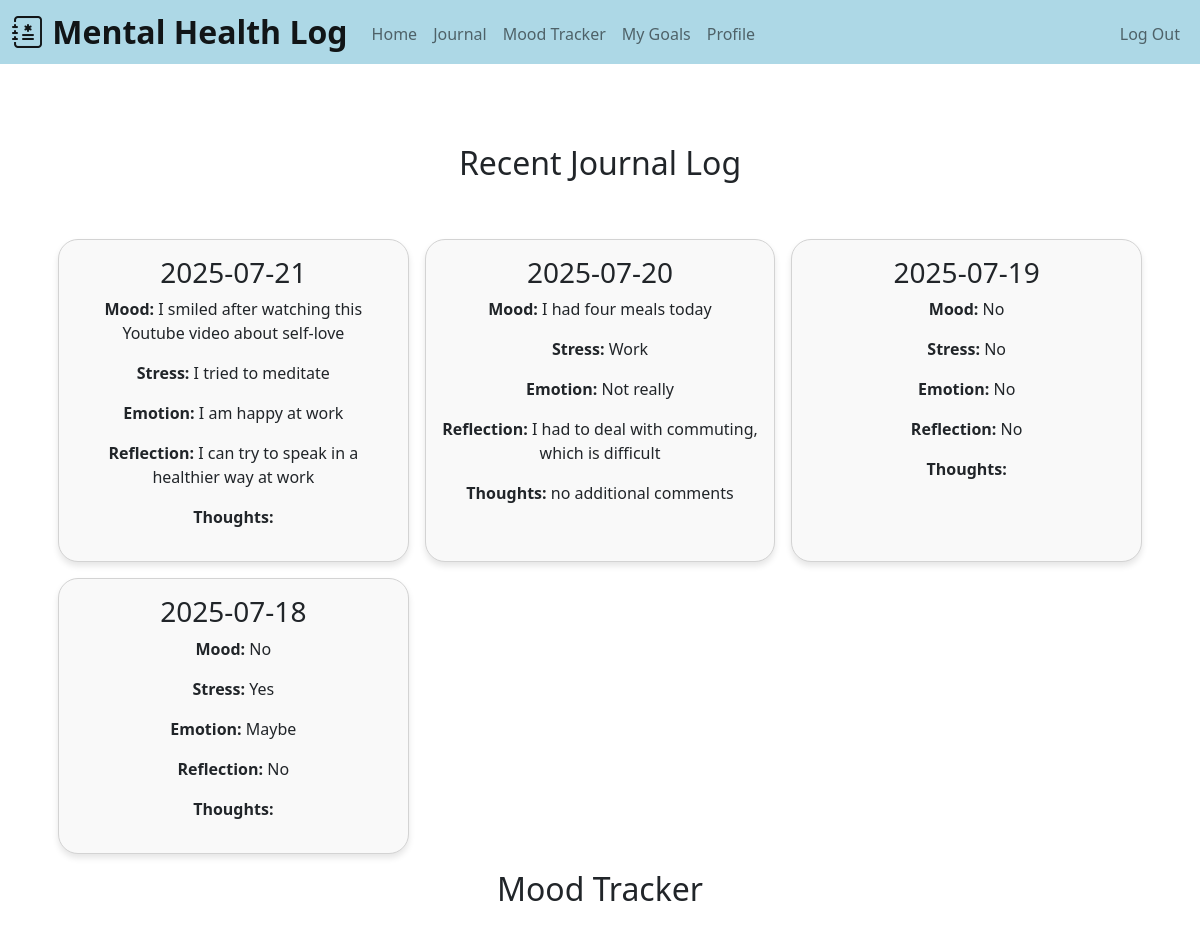
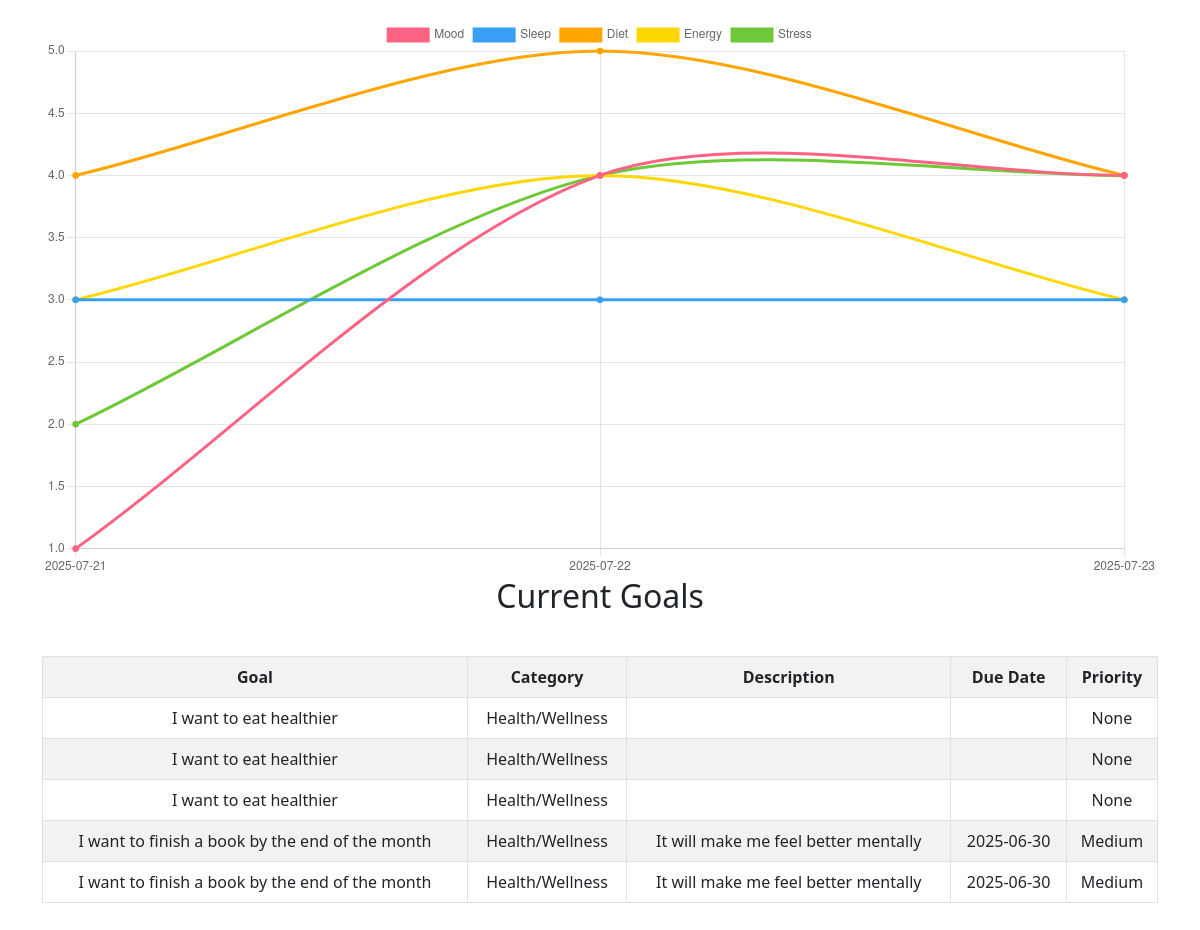
The page / (signed in) on the database its author committed (2 pictures, top to bottom).
### tables this page shows
CREATE TABLE entries (
        id INTEGER PRIMARY KEY,
        user_id INTEGER NOT NULL,
        date DATE NOT NULL,
        mood TEXT NOT NULL,
        stress TEXT NOT NULL,
        emotion TEXT NOT NULL,
        self_reflection TEXT NOT NULL,
        content TEXT,
        FOREIGN KEY (user_id) REFERENCES users(id)
    );

CREATE TABLE goals (
        id INTEGER PRIMARY KEY,
        user_id INTEGER NOT NULL,
        goal_title TEXT NOT NULL,
        category TEXT NOT NULL,
        description TEXT,
        due_date DATE,
        priority TEXT CHECK (priority IN ('Low', 'Medium', 'High')) DEFAULT 'Medium',
        completed BOOLEAN DEFAULT 0,
        FOREIGN KEY (user_id) REFERENCES users(id)
    );

### app.py (the view)
@app.route("/")
@login_required
def index():
    conn = db_connection()
    cur = conn.cursor()
    user_id = session["user_id"]
    cur.execute("SELECT date, mood, stress, emotion, self_reflection, content FROM entries WHERE user_id = ? ORDER BY date DESC LIMIT 4", (user_id,))
    journal_entries = cur.fetchall()
    cur.execute("SELECT date, mood_val, sleep_val, diet_val, energy_val, stress_val FROM tracker WHERE user_id = ? ORDER BY date DESC LIMIT 5",
    (user_id,))
    mood_rows = cur.fetchall()[::-1]
    dates = []
    mood_val = []
    sleep_val = []
    diet_val = []
    energy_val = []
    stress_val = []
    for row in mood_rows:
        dates.append(row[0])
        mood_val.append(row[1])
        sleep_val.append(row[2])
        diet_val.append(row[3])
        energy_val.append(row[4])
        stress_val.append(row[5])
    cur.execute("SELECT goal_title, category, description, due_date, priority FROM goals WHERE user_id = ? ORDER BY due_date LIMIT 5", (user_id,))
    goal_entries = cur.fetchall()
    conn.close()
    return render_template("index.html",
                           journal_entries = journal_entries,
                           goal_entries = goal_entries,
                           dates=dates,
                           mood_val=mood_val,
                           sleep_val=sleep_val,
                           diet_val=diet_val,
                           energy_val=energy_val,
                           stress_val=stress_val)

### helper.py (called while the page is built)
def db_connection():
    conn = sqlite3.connect('mental_health.db')
    conn.row_factory = sqlite3.Row
    return conn

def login_required(f):
    @wraps(f)
    def decorated_function(*args, **kwargs):
        if session.get("user_id") is None:
            return redirect("/login")
        return f(*args, **kwargs)
    return decorated_function

### templates/index.html (shortened to what this page needs)
{% extends "layout.html" %}
{% block main %}
    <h2 class="heading-space">Recent Journal Log</h2>
    <div class="entry-container">
        {% for entry in journal_entries %}
            <div class="entry-card">
                <h3>{{ entry['date'] }}</h3>
                <p><strong>Mood:</strong> {{ entry['mood'] }}</p>
                <p><strong>Stress:</strong> {{ entry['stress'] }}</p>
                <p><strong>Emotion:</strong> {{ entry['emotion'] }}</p>
                <p><strong>Reflection:</strong> {{ entry['self_reflection'] }}</p>
                <p><strong>Thoughts:</strong> {{ entry['content'] }}</p>
            </div>
        {% endfor %}
    </div>
    <h2 class="heading-space">Mood Tracker</h2>
    <canvas id="moodRadarChart"></canvas>
    <h2 class="heading-space">Current Goals</h2>
        <table class="table table-striped table-bordered">
        <tr>
            <th>Goal</th>
            <th>Category</th>
            <th>Description</th>
            <th>Due Date</th>
            <th>Priority</th>
        </tr>
        {% for goal in goal_entries %}
            <tr>
                <td>{{ goal['goal_title'] }}</td>
                <td>{{ goal['category'] }}</td>
                <td>{{ goal['description'] }}</td>
                <td>{{ goal['due_date'] }}</td>
                <td>{{ goal['priority'] }}</td>
            </tr>
        {% endfor %}
    </table>
    <script>
        document.addEventListener('DOMContentLoaded', () => {
            const dateLabel = {{ dates | tojson | safe }};
            const moodValue = {{ mood_val | tojson | safe }};
            const sleepValue = {{ sleep_val | tojson | safe }};
            const dietValue = {{ diet_val | tojson | safe }};
            const energyValue = {{ energy_val | tojson | safe }};
            const stressValue = {{ stress_val | tojson | safe }};
            const moodChart = document.getElementById('moodRadarChart').getContext('2d');
            new Chart(moodChart, {
                type: 'line',
                data: {
                    labels: dateLabel,
                    datasets: [{
                        label: 'Mood',
                        backgroundColor: 'rgb(255, 99, 132)',
                        borderColor: 'rgb(255, 99, 132)',
                        data: moodValue,
                        tension: 0.3
                    },
                    {
                        label: 'Sleep',
                        backgroundColor: 'rgb(55, 160, 245)',
                        borderColor: 'rgb(55, 160, 245)',
                        data: sleepValue,
                        tension: 0.3
                    },
                    {
                        label: 'Diet',
                        backgroundColor: 'rgb(255, 165, 0)',
                        borderColor: 'rgb(255, 165, 0)',
                        data: dietValue,
                        tension: 0.3
                    },
                    {
                        label: 'Energy',
                        backgroundColor: 'rgb(255, 215, 0)',
                        borderColor: 'rgb(255, 215, 0)',
                        data: energyValue,
                        tension: 0.3
                    },
                    {
                        label: 'Stress',
                        backgroundColor: 'rgb(110, 200, 56)',
                        borderColor: 'rgb(110, 200, 56)',
                        data: stressValue,
                        tension: 0.3
                    }]
                },
            });
        });
    </script>
{% endblock %}

### templates/layout.html (shortened to what this page needs)
<!DOCTYPE html>
<html>
    <head>
        <link href="https://cdn.jsdelivr.net/npm/bootstrap@5.0.2/dist/css/bootstrap.min.css" rel="stylesheet">
        <link rel="stylesheet" href="https://cdn.jsdelivr.net/npm/bootstrap-icons@1.13.1/font/bootstrap-icons.min.css">
        <link href="/static/style.css" rel="stylesheet">
    </head>
    <body>
        <header>
            <nav class="navbar navbar-expand-lg navbar-light" style="background-color: lightblue;">
                <div class="container-fluid">
                    <a class="navbar-brand mb-0 h1" href="/"><i class="bi bi-journal-medical"></i> Mental Health Log</a>
                    <div class="collapse navbar-collapse" id="navbar">
                        {% if session["user_id"] %}
                            <ul class="navbar-nav me-auto mt-1">
                                <li class="nav-item"><a class="nav-link" href="/">Home</a></li>
                                <li class="nav-item"><a class="nav-link" href="/entry">Journal</a></li>
                                <li class="nav-item"><a class="nav-link" href="/tracker">Mood Tracker</a></li>
                                <li class="nav-item"><a class="nav-link" href="/goals">My Goals</a></li>
                                <li class="nav-item"><a class="nav-link" href="/profile">Profile</a></li>
                            </ul>
                            <ul class="navbar-nav ms-auto mt-1">
                                <li class="nav-item"><a class="nav-link" href="/logout">Log Out</a></li>
                            </ul>
                        {% else %}
                            <ul class="navbar-nav ms-auto mt-1">
                                <li class="nav-item"><a class="nav-link" href="/login">Log In</a></li>
                                <li class="nav-item"><a class="nav-link" href="/register">Register</a></li>
                            </ul>
                        {% endif %}
                    </div>
                </div>
            </nav>
        </header>
        <main class="container big-padding text-center">
            {% block main %}{% endblock %}
        </main>
    </body>
</html>

### static/style.css (style rules this page uses)
.navbar-brand { font-weight: 600; font-size: xx-large; }
.big-padding { padding-top: 5rem; padding-bottom: 5rem; }
.heading-space { padding-bottom: 2rem; }
.entry-container { display: grid; grid-template-columns: repeat(auto-fill, minmax(300px, 1fr)); gap: 1rem; padding: 1rem; }
.entry-card { border: 1px solid lightgray; border-radius: 20px; padding: 1rem; background-color: #f9f9f9; box-shadow: 0 4px 6px rgba(0,0,0,0.1); }

### rows shown on the page
entries: date "2025-07-21", mood "I smiled after watching this Youtube video about self-love", stress "I tried to meditate", emotion "I am happy at work", self_reflection "I can try to speak in a healthier way at work"
entries: date "2025-07-20", mood "I had four meals today", stress "Work", emotion "Not really", self_reflection "I had to deal with commuting, which is difficult", content "no additional comments"
entries: date "2025-07-19", mood "No", stress "No", emotion "No", self_reflection "No"
entries: date "2025-07-18", mood "No", stress "Yes", emotion "Maybe", self_reflection "No"
goals: goal_title "I want to eat healthier", category "Health/Wellness", priority "None"
goals: goal_title "I want to eat healthier", category "Health/Wellness", priority "None"
goals: goal_title "I want to eat healthier", category "Health/Wellness", priority "None"
goals: goal_title "I want to finish a book by the end of the month", category "Health/Wellness", description "It will make me feel better mentally", due_date "2025-06-30", priority "Medium"
goals: goal_title "I want to finish a book by the end of the month", category "Health/Wellness", description "It will make me feel better mentally", due_date "2025-06-30", priority "Medium"

### other values the page prints
chart data {{ dates | tojson | safe }} ["2025-07-21", "2025-07-22", "2025-07-23"]
chart data {{ mood_val | tojson | safe }} [1, 4, 4]
chart data {{ sleep_val | tojson | safe }} [3, 3, 3]
chart data {{ diet_val | tojson | safe }} [4, 5, 4]
